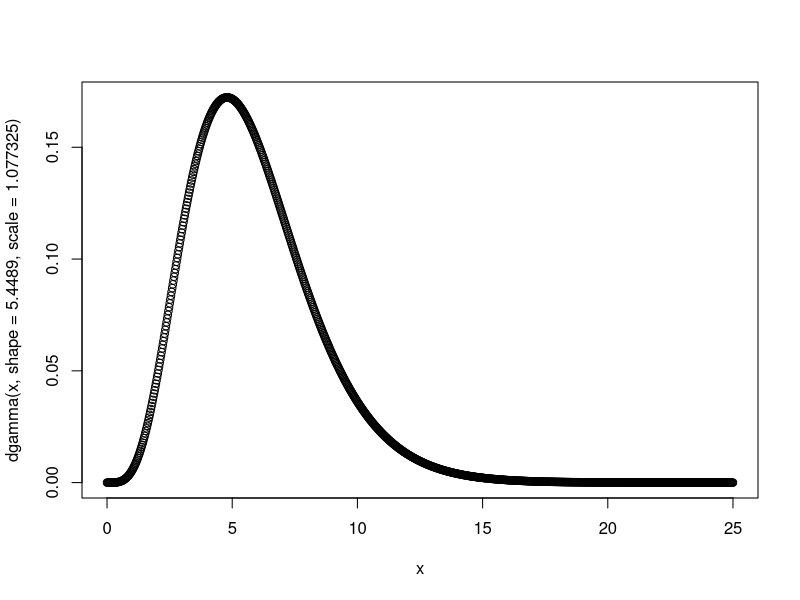

Write the R code that produced this figure.
x = seq(0, 25, length.out = 1000)
plot(x, dgamma(x, shape = 5.4489, scale = 1.077325))
#messing around -- this shape and scale is similar to normal distribution :)
#Very cool


library(e1071)

set.seed(1) #set seed to ensure re-testing

n_10 = rgamma(10, shape = 1, scale =2)
n_25 = rgamma(25, shape = 1, scale =2)
n_100 = rgamma(100, shape =1, scale =2)
n_1000 = rgamma(1000, shape =1, scale =2)
#making random samples)

mean(n_10)
mean(n_25)
mean(n_100)
mean(n_1000)

sd(n_10)
sd(n_25)
sd(n_100)
sd(n_1000)

skewness(n_10)
skewness(n_25)
skewness(n_100)
skewness(n_1000)

kurtosis(n_10)
kurtosis(n_25)
kurtosis(n_100)
kurtosis(n_1000)

gamma.MOM<-function(par, data){
  #borrowed from Professor Cipolli
  shape <- par[1]
  scale <- par[2]
  
  EX1 <- scale*shape
  EX2 <- (scale^2)*(shape * (shape +1))
  #moments found online. Reminder to self: cite.
  
  xbar1 <- mean(data)
  xbar2 <- mean(data^2)
  
  c(EX1-xbar1, EX2-xbar2)
}

gamma.LL<-function(par, data, neg=T){
  #Also borrowed from Professor Cipolli
  shape <- par[1]
  scale <- par[2]
  
  ll <- sum(dgamma(x=data, shape = shape, scale = scale, log =T))
  ifelse(neg, -ll, ll)
}

find.MOM.MLE = function(n, par){
  Density = rgamma(n, shape = par[1], scale =par[2])
  MOM = nleqslv(x = c(1,1),
                fn = gamma.MOM, 
                data = Density)
  MLE = optim(par = c(1,1),
              fn = gamma.LL,
              data = Density)
  #finds MOM and MLE for random data
  
  print(c(MOM$x, MLE$par))
  #print for testing
  
  bw = 2 * IQR(Density) / length(Density)^(1/3)
  #using Freedman-Diaconis rule which is found to be robust for histograms
  #reminder to self: cite
  
  plot_MOM = ggplot() +
       geom_histogram(aes(x= rgamma(n, shape = MOM$x[1], scale = MOM$x[2]),
                          y= stat(count)/sum(count)),
                      binwidth = bw,
                      color = "mediumpurple", fill ="white")+
       theme_minimal()+ ylab("Relative Frequency")+xlab("Observations")+
       geom_hline(yintercept = 0)+
    geom_line(aes(x= seq(0,20, 0.1),y = dgamma(seq(0,20, 0.1), shape = par[1],
                                               scale = par[2])*bw),
              color ="forestgreen", lwd = 0.7)+
    ggtitle(paste("Methods of Moments Estimator n =", n, sep = " "))+
    theme(plot.title = element_text(hjust = 0.5, size = 9))
  #Note that I am plotting relative frequency. I converted density to 
  #Relative Frequency by multiplying with bin width.
  
  plot_MLE = ggplot() +
    geom_histogram(aes(x= rgamma(n, shape = MLE$par[1], scale = MLE$par[2]),
                       y= stat(count)/sum(count)),
                   binwidth = bw,
                   color = "mediumpurple", fill ="white")+
    theme_minimal()+ ylab("Relative Frequency")+xlab("Observations")+
    geom_hline(yintercept = 0)+
    geom_line(aes(x= seq(0,20, 0.1),y = dgamma(seq(0,20, 0.1), shape = par[1],
                                               scale = par[2])*bw),
              color ="forestgreen", lwd = 0.7)+
    ggtitle(paste("Maximum Likelihood Estimator n =", n, sep=" ")) +
    theme(plot.title = element_text(hjust = 0.5, size = 9))
  
  (plot_MOM + plot_MLE)
}

#Other random code I was working on. The following allows you to superimpose
#all the distributions onto one plot. Feel free to use any of it!

# colors = c("Methods of Moments" = "forestgreen",
#            "Maximum Likelihood Estimator" = "red3")
# linetypes = c("Methods of Moments" = 1,
#               "Maximum Likelihood Estimator" = 2)
# plot = ggplot() +
#   geom_histogram(aes(x= Density, y= stat(count)/sum(count)),
#                  binwidth = 2 * IQR(Density) / length(Density)^(1/3),
#                  color = "mediumpurple", fill ="white")+
#   theme_minimal()+ ylab("Relative Frequency")+xlab("Observations")+
#   geom_hline(yintercept = 0)+
#   geom_density(mapping = aes(x =rgamma(n, shape = MOM$x[1], scale = MOM$x[2]),
#                              color = "Methods of Moments",
#                              linetype = "Methods of Moments"), 
#                lwd = 1) +
#   geom_density(aes(x = rgamma(n, shape = MLE$par[1], MLE$par[2]),
#                    color = "Maximum Likelihood Estimator",
#                    linetype = "Maximum Likelihood Estimator"),
#                lwd = 1)+
#   labs(color = 'Type of Estimator', linetype = 'Type of Estimator')+
#   scale_color_manual(values = colors ) +
#   scale_linetype_manual(values = linetypes,guide =guide_legend(
#     override.aes = list(linetype = c(1,2), shape = c(NA,NA))))+
#   theme(legend.position = c(0.5, 0.8))
# 
# plot
# 
